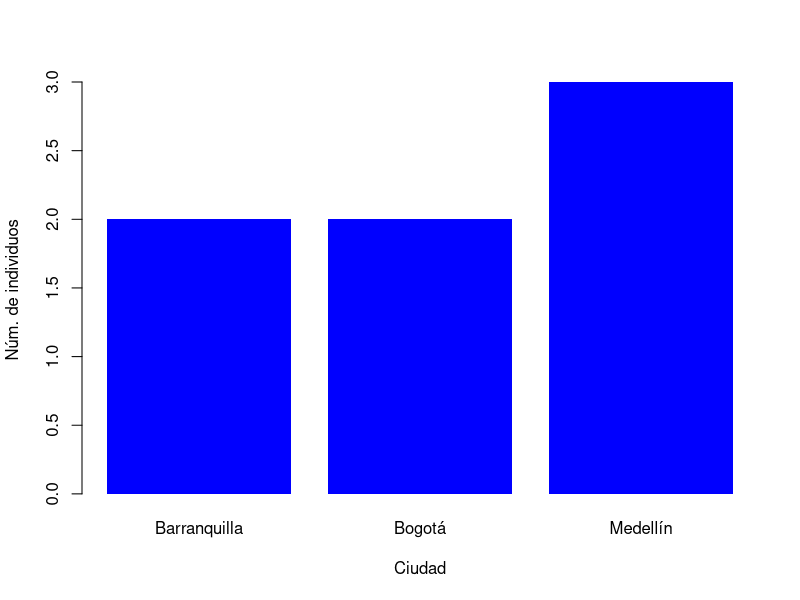
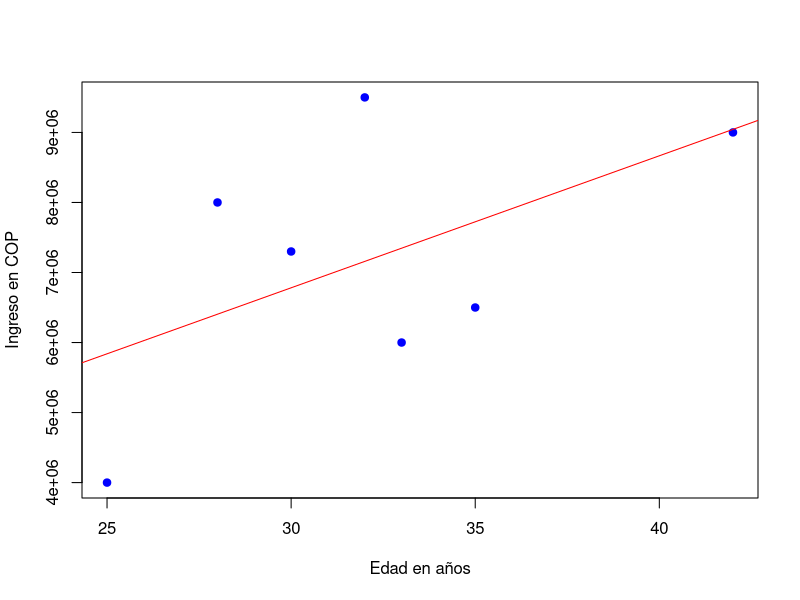
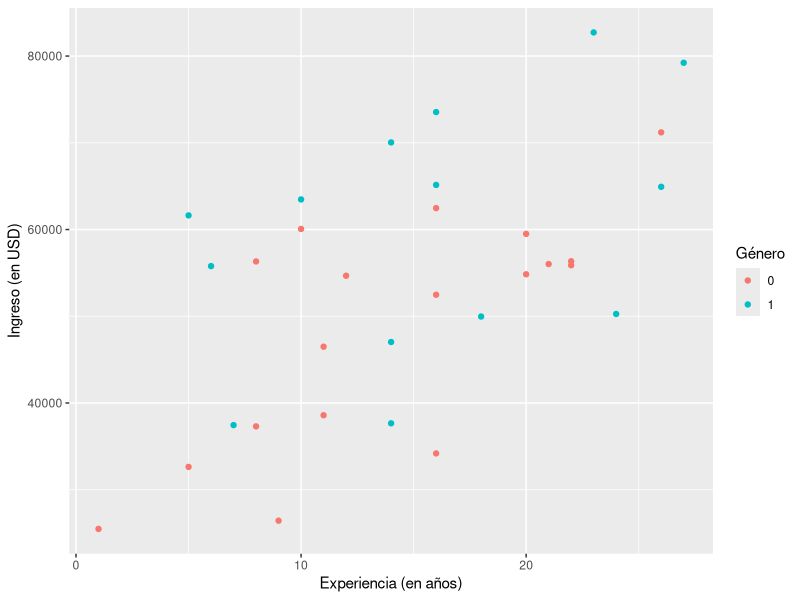

Write R code to recreate these figures, in order.
## ---- chunk 1
c(1, 1, 2, 3, 5, 8, 13, 21)
## ---- chunk 2
misNumeros <- c(1, 1, 2, 3, 5, 8, 13, 21)
## ---- chunk 3
misNumeros
## ---- chunk 4
vector_mixto <- c(10, "rojo", TRUE, log(10))
vector_mixto
## ---- chunk 5
mis_numeros <- misNumeros
mis_numeros
## ---- chunk 6
rm(misNumeros)
## ---- chunk 7
class(mis_numeros)
class(vector_mixto)
## ---- chunk 8
is.numeric(mis_numeros)
is.integer(vector_mixto)
## ---- chunk 9
str(mis_numeros)
## ---- chunk 10
data(mtcars)
head(mtcars, n = 5) 
## ---- chunk 11
str(mtcars)
## ---- chunk 12
mean(mtcars$mpg)
## ---- chunk 13
set.seed(1960) # puede ser cualquier número
dat <- data.frame(
  x = rnorm(10000, mean = 0, sd = 1),
  y = rnorm(10000, mean = 3, sd = 2),
  z = rbinom(10000, size = 1, prob = 0.2)
)
## ---- chunk 14
head(dat, n = 10) 
## ---- chunk 15
table(ifelse(dat$x > mean(dat$x), "por encima", "por debajo"))
## ---- chunk 16
table(dat$z)
## ---- chunk 17
library(tidyverse)
## ---- chunk 18
datos_ingreso <- tibble(
  "nombre" = c("José", "Antonio", "María", "Inés", "Pablo", "Catalina", "Cristóbal"), 
  "edad" = c(28, 25, 32, 30, 35, 33, 42), 
  "ciudad" = c("Barranquilla", "Medellín", "Medellín", "Medellín", "Barranquilla", "Bogotá", "Bogotá"),
  "ingreso" = c(8000000, 4000000, 9500000, 7300000, 6500000, 6000000, 9000000)
)

datos_ingreso
## ---- chunk 19
datos_ingreso <- tribble(
  ~nombre,      ~edad,    ~ciudad,           ~ingreso,
  "José",       28,       "Barranquilla",    8000000,
  "Antonio",    25,       "Medellín",        4000000,
  "María",      32,       "Medellín",        9500000,
  "Inés",       30,       "Medellín",        7300000,
  "Pablo",      35,       "Barranquilla",    6500000,
  "Catalina",   33,       "Bogotá",          6000000,
  "Cristóbal",  42,       "Bogotá",          9000000,
)

datos_ingreso
## ---- chunk 20
str(datos_ingreso)
## ---- chunk 21
write_csv(datos_ingreso, path = "data/datos_ingreso.csv")
## ---- chunk 22
list.files("data/")
## ---- chunk 23
tabla_ciudades <- table(datos_ingreso$ciudad)
tabla_ciudades
## ---- chunk 24
barplot(
  tabla_ciudades, 
  xlab = "Ciudad", ylab = "Núm. de individuos",
  border = NA, col = "blue"
)
## ---- chunk 25
plot(
  datos_ingreso$edad, datos_ingreso$ingreso, 
  pch = 21, col = "blue", bg = "blue", 
  xlab = "Edad en años", ylab = "Ingreso en COP"
)
abline(
  lm(datos_ingreso$ingreso ~ datos_ingreso$edad), 
  col = "red"
)
## ---- chunk 26
datos_lewisbeck <- read_csv("data/riverside_final.csv")
## ---- chunk 27
head(datos_lewisbeck, 10)
## ---- chunk 28
ggplot(data = datos_lewisbeck, aes(x = senior, y = income, color = factor(gender))) +
  geom_point() +
  labs(x = "Experiencia (en años)", y = "Ingreso (en USD)", color = "Género")
